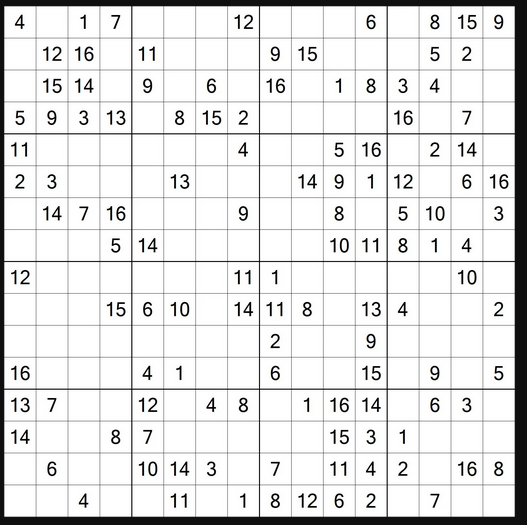
#> input picture examples/sudoku3.png, 527 x 525 px, found by its file name
$ python split_cells.py
#> lines starting #> are read from the running program, lines starting #| are printed output that depends on the picture; after the words box and inside, x2 and y2 are one past the last pixel; in counts of white or black regions, pixels touching at a corner belong together
import numpy as np
import cv2 as cv
import math
import functools

def show_img(str, img):
    cv.imshow(str, img)
    cv.waitKey(0)
    cv.destroyAllWindows()

# return the centroid of a contour
def get_centeroid(cnt):
    length = len(cnt)
    sum_x = np.sum(cnt[..., 0])
    sum_y = np.sum(cnt[..., 1])
    return int(sum_x / length), int(sum_y / length)

def get_centeroid(x, y, w, h):
    return int(x+w/w*h), int(y+h/w*h)

img = cv.imread('sudoku3.png', cv.IMREAD_COLOR)
#> img is the input picture: shape (525, 527, 3); mean B, G, R 226.1, 226.2, 226.1
assert img is not None, "file could not be read"


########## TRANSFORM TO GRAY SCALE
if len(img.shape) != 2:
    gray = cv.cvtColor(img, cv.COLOR_BGR2GRAY)
else:
    gray = img


########## BINARIZE
gray = cv.bitwise_not(gray)
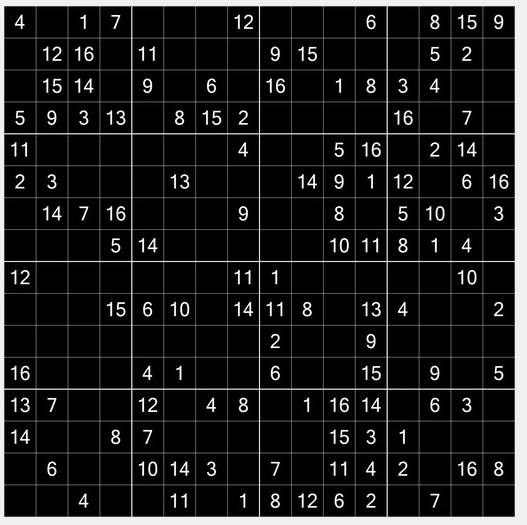
#> gray: shape (525, 527); min 0, max 255, mean 28.8
bw = cv.adaptiveThreshold(gray, 255, cv.ADAPTIVE_THRESH_MEAN_C, cv.THRESH_BINARY, 15, -2)
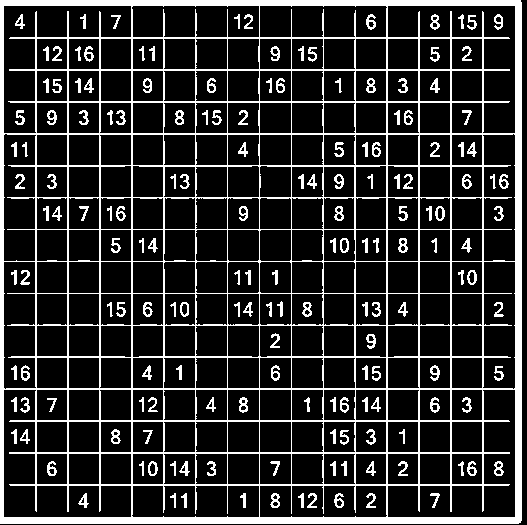
#> bw: shape (525, 527); 17.6% white; 167 white regions, largest, box (x1, y1, x2, y2) and area: (0, 0, 522, 524) 38143, (239, 397, 248, 413) 90, (366, 14, 376, 30) 88


######### PREPROCCESSING
horizontal = np.copy(bw)
vertical = np.copy(bw)

cols = horizontal.shape[1]
#> cols = 527
horizontal_size = cols // 10
#> horizontal_size = 52

horizontal_SR = cv.getStructuringElement(cv.MORPH_RECT, (horizontal_size, 1))

horizontal = cv.erode(horizontal, horizontal_SR)
#> horizontal: shape (525, 527); 6.3% white; 17 white regions, largest, box (x1, y1, x2, y2) and area: (0, 517, 497, 524) 3474, (0, 0, 497, 6) 2980, (0, 388, 497, 390) 953
horizontal = cv.dilate(horizontal, horizontal_SR)
#> horizontal: shape (525, 527); 7% white; 17 white regions, largest, box (x1, y1, x2, y2) and area: (0, 517, 523, 524) 3656, (0, 0, 523, 6) 3136, (0, 388, 523, 390) 1030


rows = horizontal.shape[0]
#> rows = 525
vertical_size = rows // 10
#> vertical_size = 52

vertical_SR = cv.getStructuringElement(cv.MORPH_RECT, (1, vertical_size))
#> vertical_SR = 52 values from 1 to 1

vertical = cv.erode(vertical, vertical_SR)
#> vertical: shape (525, 527); 5.7% white; 17 white regions, largest, box (x1, y1, x2, y2) and area: (515, 0, 522, 499) 3460, (0, 0, 4, 499) 1996, (386, 0, 388, 499) 955
vertical = cv.dilate(vertical, vertical_SR)
#> vertical: shape (525, 527); 6.4% white; 17 white regions, largest, box (x1, y1, x2, y2) and area: (515, 0, 522, 525) 3667, (0, 0, 4, 525) 2100, (386, 0, 388, 525) 1032


grid = cv.add(vertical, horizontal)
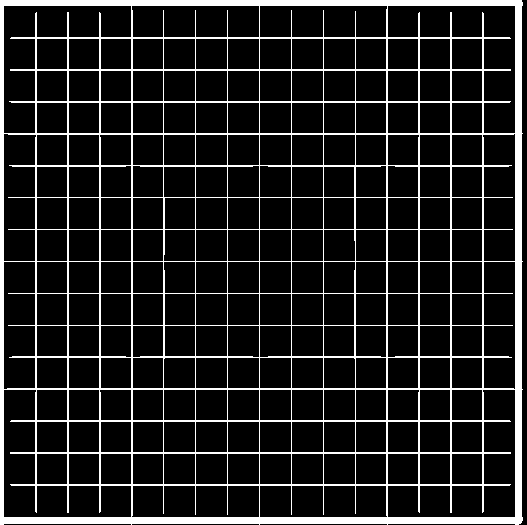
#> grid: shape (525, 527); 13.1% white; 1 white region

###### CROP
contours, _ = cv.findContours(grid, cv.RETR_EXTERNAL, cv.CHAIN_APPROX_SIMPLE)
#> contours = 1 contour; box (x1, y1, x2, y2) and area: (0, 0, 523, 525) 272504
x, y, w, h = cv.boundingRect(contours[0])
#> x = 0; y = 0; w = 523; h = 525

bw = bw[y:y+h, x:x+w]
img = img[y:y+h, x:x+w]
#> img: shape (525, 523, 3)
grid = grid[y:y+h, x:x+w]
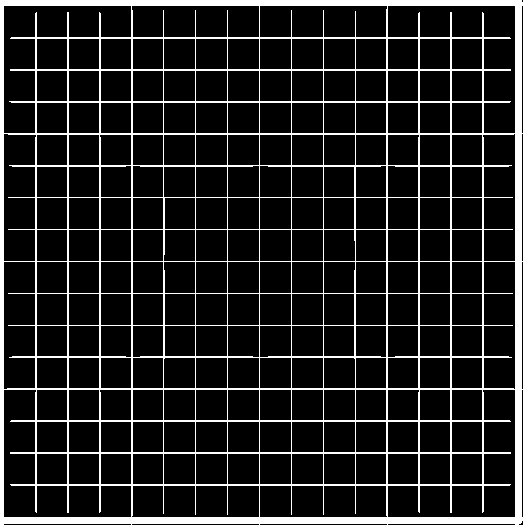
#> grid: shape (525, 523); 13.2% white; 1 white region, box (x1, y1, x2, y2) and area: (0, 0, 523, 525) 36207
######

############## GRID LINES
lines = cv.HoughLinesP(grid, 1, np.pi/180, 50, None, 50, 10)
#> lines = 74 rows, first 6: [35, 523, 35, 0], [483, 523, 483, 0], [0, 357, 521, 357], [0, 389, 522, 389], [0, 485, 521, 485], [520, 523, 520, 0]
for line in lines:
    l = line[0]
    cv.line(grid, (l[0], l[1]), (l[2], l[3]), (255, 255, 255), 5)
#> this loop made 74 passes
#> l on passes 1 to 12: [35, 523, 35, 0], [483, 523, 483, 0], [0, 357, 521, 357], [0, 389, 522, 389], [0, 485, 521, 485], [520, 523, 520, 0], [0, 519, 522, 519], [482, 523, 482, 0], [131, 524, 131, 0], [515, 524, 515, 0], [387, 524, 387, 0], [0, 4, 522, 4]
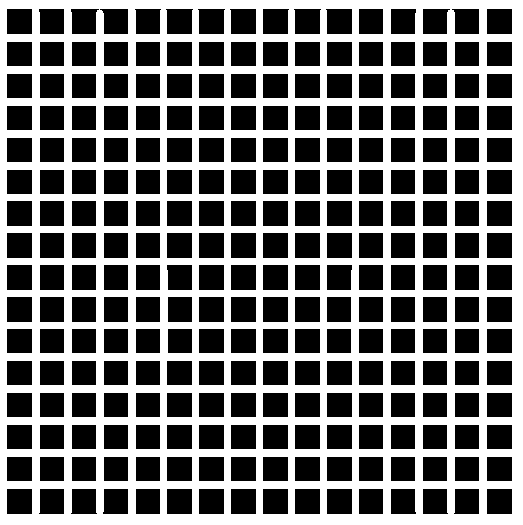
#> grid: shape (525, 523); 44.4% white; 1 white region
##############


contours, hier = cv.findContours(grid, cv.RETR_TREE, cv.CHAIN_APPROX_SIMPLE)
#> contours = 257 contours; largest, box (x1, y1, x2, y2) and area: (0, 0, 523, 525) 273528, (293, 8, 322, 35) 677, (197, 8, 226, 35) 677, (165, 8, 194, 35) 677, (325, 8, 353, 35) 676

count = 0
cnts = []
for i in range(1, len(contours)): # contour[0] is the external contour, we are interested in the internal contours
    cnt = contours[i]
    # x, y = get_centeroid(cnt)
    # count += 1
    # cv.circle(img, (x, y), 10, (0, 0, 255), -1) # DEBUG
    # cv.putText(img, str(count), (x-10, y+5), cv.FONT_HERSHEY_COMPLEX, 0.5, (0, 255, 255), 1) # DEBUG
    cnts.append(cv.boundingRect(cnt))
#> after the loop, cnts = 256 items, first 6: (486, 488, 27, 27), (453, 488, 27, 27), (422, 488, 27, 27), (390, 488, 27, 27), (358, 488, 26, 27), (326, 488, 27, 27)

#cnts = sorted(cnts, key=lambda data:math.sqrt(data[0]**2 + data[1]**2)) # from origin
cnts = sorted(cnts, key=lambda data:(data[0], data[1])) # SORTED BY COLUMN
#> cnts = 256 items, first 6: (6, 8, 27, 27), (6, 41, 27, 26), (6, 73, 27, 26), (6, 105, 27, 26), (6, 137, 27, 26), (6, 169, 27, 26)

n = 1
numbers = cv.subtract(bw, grid)
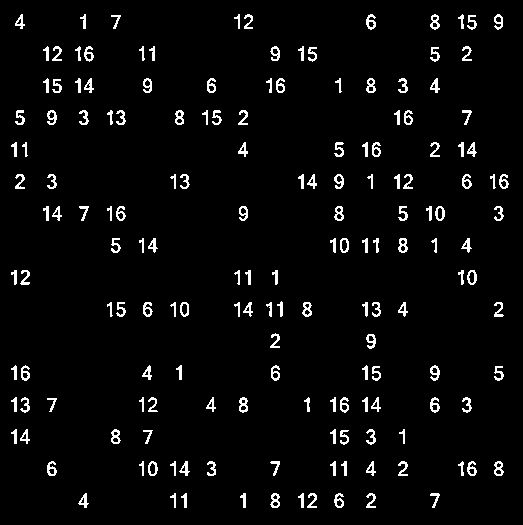
#> numbers: shape (525, 523); 3.9% white in thin lines or dots, all inside (x1, y1, x2, y2) = (11, 14, 509, 508)
for i in range(0, len(cnts)):
    x, y, w, h = cnts[i]
    cell = img[y:y+h, x:x+w]
    cv.imwrite("cells/Cell_{}.png".format(n), cell)
    n += 1
#> this loop made 256 passes
#> pass 1, `cell = img[y:y+h, x:x+w]`:
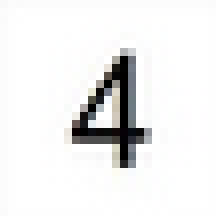
#> cell: shape (27, 27, 3) (shown 8 times larger); mean B, G, R 236.6, 236.8, 236.8
#> after the loop, n = 257
    # cv.rectangle(img, (x, y), (x + w, y + h), (255, 0, 0), 2) # DEBUG

$ run again, with examples/sudoku2.png copied over examples/sudoku3.png
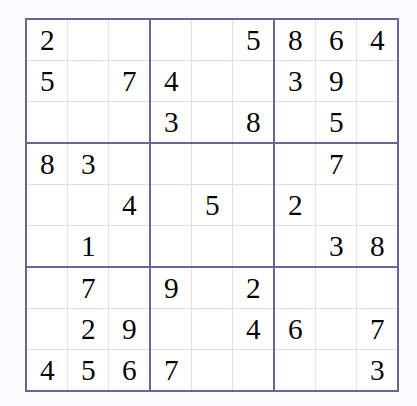
#> input picture examples/sudoku2.png, 417 x 406 px, found by its file name
#> img is the input picture: shape (406, 417, 3); mean B, G, R 246.8, 243.5, 243.5
#> `contours, _ = cv.findContours(grid, cv.RETR_EXTERNAL, cv.CHAIN_APPROX_..`: contours = 1 contour; box (x1, y1, x2, y2) and area: (25, 18, 399, 393) 139142
#> `x, y, w, h = cv.boundingRect(contours[0])`: x = 25; y = 18; w = 374; h = 375
#> img: shape (375, 374, 3)
#> lines = 28 rows, first 6: [0, 290, 373, 290], [0, 249, 373, 249], [0, 248, 373, 248], [0, 125, 373, 125], [248, 374, 248, 0], [83, 374, 83, 0]
#> the loop `for line in lines:` made 28 passes
#> after the loop `for line in lines:`:
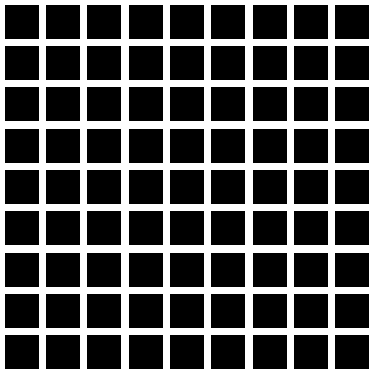
#> grid: shape (375, 374); 33.2% white; 1 white region
#> `contours, hier = cv.findContours(grid, cv.RETR_TREE, cv.CHAIN_APPROX_S..`: contours = 82 contours; largest, box (x1, y1, x2, y2) and area: (0, 0, 374, 375) 139502, (334, 334, 370, 370) 1223, (293, 334, 329, 370) 1223, (252, 334, 288, 370) 1223, (210, 334, 246, 370) 1223
#> the loop `for i in range(1, len(contours)):` made 81 passes
#> after the loop `for i in range(1, len(contours)):`: cnts = 81 items, first 6: (334, 334, 36, 36), (293, 334, 36, 36), (252, 334, 36, 36), (210, 334, 36, 36), (169, 334, 36, 36), (128, 334, 36, 36)
#> `cnts = sorted(cnts, key=lambda data:(data[0], data[1]))`: cnts = 81 items, first 6: (4, 4, 36, 36), (4, 45, 36, 36), (4, 86, 36, 36), (4, 128, 36, 36), (4, 169, 36, 36), (4, 210, 36, 36)
#> numbers: shape (375, 374); 2.7% white in thin lines or dots, all inside (x1, y1, x2, y2) = (15, 13, 360, 362)
#> the loop `for i in range(0, len(cnts)):` made 81 passes
#> (x, y) on passes 1 to 8: (4, 4), (4, 45), (4, 86), (4, 128), (4, 169), (4, 210), (4, 252), (4, 293)
#> pass 2, `cell = img[y:y+h, x:x+w]`:
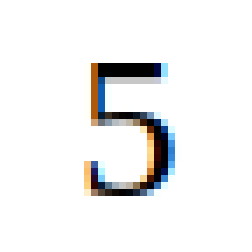
#> cell: shape (36, 36, 3) (shown 7 times larger); mean B, G, R 239.6, 239.6, 239.6
#> after the loop `for i in range(0, len(cnts)):`: n = 82

$ run again, with examples/sudoku.png copied over examples/sudoku3.png
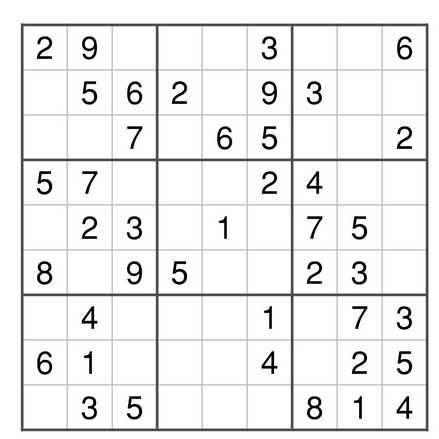
#> input picture examples/sudoku.png, 439 x 439 px, found by its file name
#> img is the input picture: shape (439, 439, 3); min 0, max 255, mean 237
#> `contours, _ = cv.findContours(grid, cv.RETR_EXTERNAL, cv.CHAIN_APPROX_..`: contours = 1 contour; box (x1, y1, x2, y2) and area: (20, 23, 429, 432) 166013
#> `x, y, w, h = cv.boundingRect(contours[0])`: x = 20; y = 23; w = 409
#> img: shape (409, 409, 3)
#> lines = 59 rows, first 6: [137, 407, 137, 0], [182, 408, 182, 0], [136, 407, 136, 0], [1, 405, 408, 405], [2, 408, 2, 0], [1, 46, 408, 46]
#> the loop `for line in lines:` made 59 passes
#> after the loop `for line in lines:`:
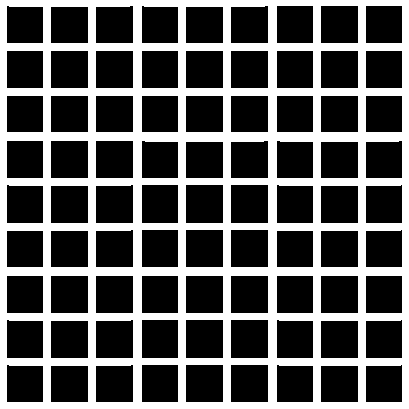
#> grid: shape (409, 409); 35.1% white; 1 white region
#> `contours, hier = cv.findContours(grid, cv.RETR_TREE, cv.CHAIN_APPROX_S..`: contours = 82 contours; largest, box (x1, y1, x2, y2) and area: (0, 0, 409, 409) 166464, (230, 319, 269, 359) 1480, (185, 319, 224, 359) 1480, (230, 184, 269, 224) 1480, (185, 184, 224, 224) 1480
#> the loop `for i in range(1, len(contours)):` made 81 passes
#> after the loop `for i in range(1, len(contours)):`: cnts = 81 items, first 6: (320, 365, 39, 38), (50, 365, 39, 38), (365, 364, 38, 39), (276, 364, 38, 39), (230, 364, 39, 39), (185, 364, 39, 39)
#> `cnts = sorted(cnts, key=lambda data:(data[0], data[1]))`: cnts = 81 items, first 6: (6, 5, 38, 39), (6, 50, 38, 39), (6, 95, 38, 38), (6, 140, 38, 39), (6, 184, 38, 40), (6, 230, 38, 38)
#> numbers: shape (409, 409); 3.8% white; 41 white regions, largest, box (x1, y1, x2, y2) and area: (17, 238, 32, 262) 188, (287, 373, 302, 397) 186, (107, 58, 122, 82) 184
#> the loop `for i in range(0, len(cnts)):` made 81 passes
#> pass 1, `cell = img[y:y+h, x:x+w]`:
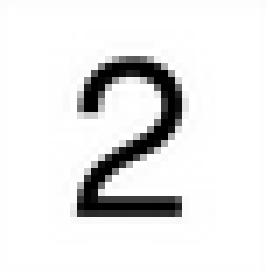
#> cell: shape (39, 38, 3) (shown 7 times larger); min 0, max 255, mean 230.4
#> after the loop `for i in range(0, len(cnts)):`: n = 82
